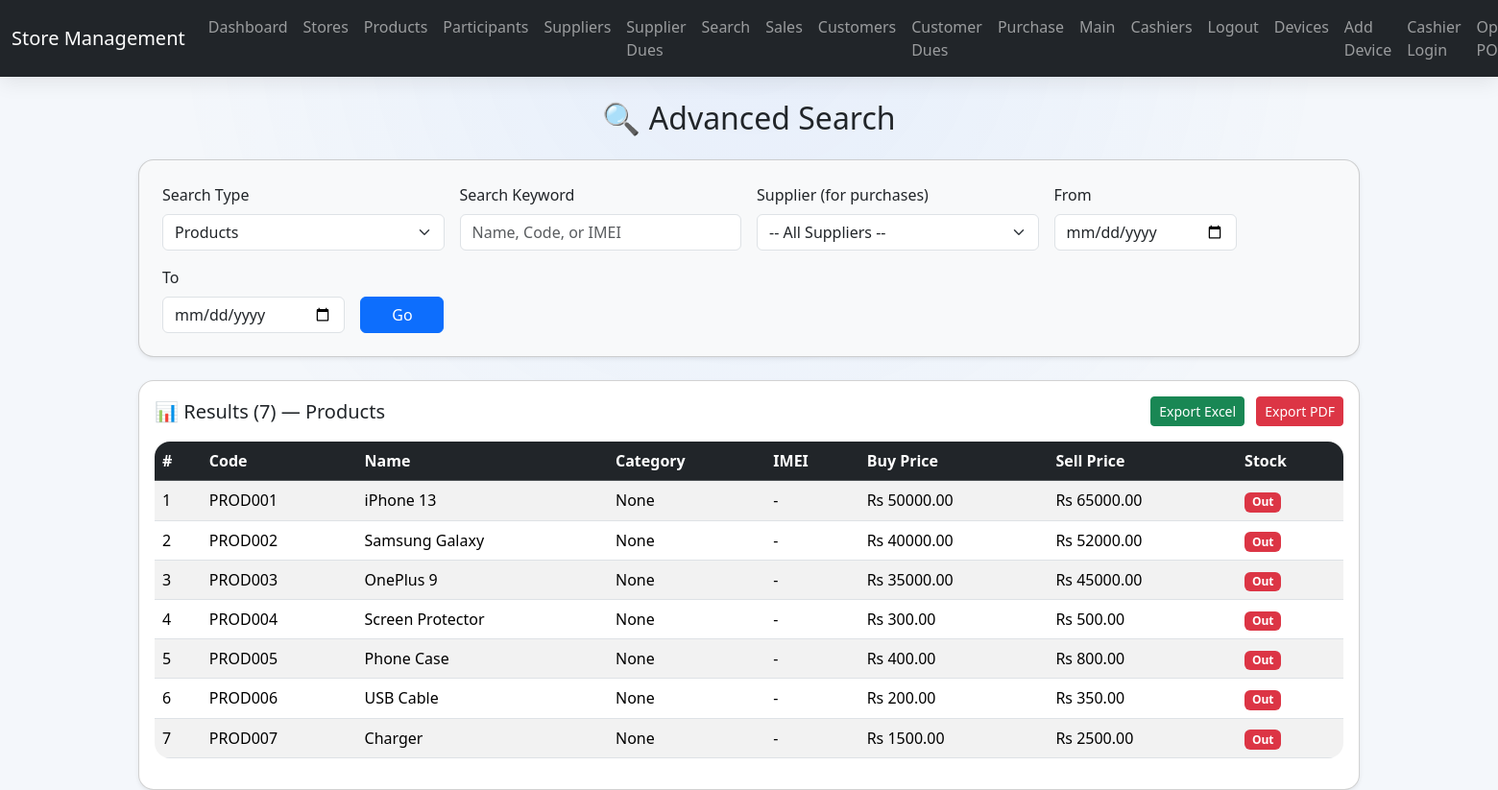
Screenshot of /search (signed in) with the database file from the repository.
### app.py (models this page shows, shortened)
class Product(db.Model):
    id = db.Column(db.Integer, primary_key=True)
    product_code = db.Column(db.String(50), unique=True, nullable=False)
    imei = db.Column(db.String(50), nullable=True)
    name = db.Column(db.String(100))
    category = db.Column(db.String(50))
    buy_price = db.Column(db.Float, default=0.0)
    sell_price = db.Column(db.Float, default=0.0)
    stock = db.Column(db.Integer, default=0)
    sold = db.Column(db.Integer, default=0)
    in_stock = db.Column(db.Boolean, default=True)
    store_id = db.Column(
        db.Integer,
        db.ForeignKey('store.id')
    )
    supplier_id = db.Column(
        db.Integer,
        db.ForeignKey('supplier.id'),
        nullable=True
    )
    supplier = db.relationship(
        'Supplier',
        backref=db.backref(
            'products',
            cascade="all, delete-orphan"
        )
    )
    sales = db.relationship(
    "Sale",
    back_populates="product",
    cascade="all, delete-orphan")
    purchases = db.relationship(
        'Purchase',
        backref='product',
        cascade="all, delete-orphan"
    )
    devices = db.relationship(
    'DeviceInventory',
    secondary='product_variant',
    primaryjoin='Product.id==ProductVariant.product_id',
    secondaryjoin='ProductVariant.id==DeviceInventory.variant_id',
    viewonly=True
)
    @property
    def calculated_stock(self):
        purchased = sum(
            p.quantity for p in self.purchases
        )
        sold = sum(
            s.quantity for s in self.sales
        )
        return purchased - sold

### app.py (the view, shortened to what this page needs)
@app.route('/search', methods=['GET', 'POST'])
@login_required
def search():
    store = Store.query.get(session['store_id'])
    suppliers = store.suppliers
    q = request.form.get('query', '').strip()
    supplier_id = request.form.get('supplier_id')
    start = request.form.get('start')
    end = request.form.get('end')
    search_type = request.form.get('type', 'products')
    start_date = end_date = None
    results = []
    if search_type == 'products':
        query = Product.query.filter_by(store_id=store.id)
        results = query.all()
    return render_template('search.html', results=results, suppliers=suppliers, search_type=search_type)

### app.py (called while the page is built)
def login_required(f):
    @wraps(f)
    def decorated_function(*args, **kwargs):
        store_id = session.get('store_id')
        if not store_id:
            flash("🔒 Please login first!")
            return redirect(url_for('login'))
        store = Store.query.get(store_id)
        if not store:
            session.clear()
            flash("❌ Store not found. Please login again.")
            return redirect(url_for('login'))
        return f(*args, **kwargs)
    return decorated_function

### templates/search.html (shortened to what this page needs)
{% extends 'base.html' %}
{% block content %}
<div class="container mt-4">
  <h2 class="mb-4 text-center">🔍 Advanced Search</h2>
  <form method="POST" class="card shadow-sm p-4 mb-4 bg-light">
    <div class="row g-3">
      <div class="col-md-3">
        <label class="form-label">Search Type</label>
        <select name="type" class="form-select">
          <option value="products" {% if search_type == 'products' %}selected{% endif %}>Products</option>
        </select>
      </div>
      <div class="col-md-3">
        <label class="form-label">Search Keyword</label>
        <input type="text" name="query" class="form-control" placeholder="Name, Code, or IMEI"
               value="{{ request.form.get('query', '') }}">
      </div>
      <div class="col-md-3">
        <label class="form-label">Supplier (for purchases)</label>
        <select name="supplier_id" class="form-select">
          <option value="">-- All Suppliers --</option>
        </select>
      </div>
      <div class="col-md-2">
        <label class="form-label">From</label>
        <input type="date" name="start" class="form-control" value="{{ request.form.get('start', '') }}">
      </div>
      <div class="col-md-2">
        <label class="form-label">To</label>
        <input type="date" name="end" class="form-control" value="{{ request.form.get('end', '') }}">
      </div>
      <div class="col-md-1 d-flex align-items-end">
        <button type="submit" class="btn btn-primary w-100">Go</button>
      </div>
    </div>
  </form>
  {% if results %}
  <div class="card shadow-sm p-3">
    <div class="d-flex justify-content-between align-items-center mb-3">
      <h5 class="m-0">📊 Results ({{ results|length }}) — {{ search_type|capitalize }}</h5>
      <div>
        <a href="{{ url_for('export_excel1', type=search_type) }}" class="btn btn-success btn-sm me-2">Export Excel</a>
        <a href="{{ url_for('export_pdf1', type=search_type) }}" class="btn btn-danger btn-sm">Export PDF</a>
      </div>
    </div>
    <div class="table-responsive">
      <table class="table table-striped table-hover align-middle">
        <thead class="table-dark">
          {% if search_type == 'products' %}
          <tr><th>#</th><th>Code</th><th>Name</th><th>Category</th><th>IMEI</th><th>Buy Price</th><th>Sell Price</th><th>Stock</th></tr>
          {% elif search_type == 'purchases' %}
          <tr><th>#</th><th>Product</th><th>Supplier</th><th>Quantity</th><th>Unit Price</th><th>Total</th><th>Date</th></tr>
          {% elif search_type == 'receipts' %}
          <tr><th>#</th><th>Customer</th><th>Product</th><th>Qty</th><th>Price</th><th>Date</th></tr>
          {% elif search_type == 'customers' %}
          <tr><th>#</th><th>Name</th><th>Contact</th><th>Total Receipts</th></tr>
          {% endif %}
        </thead>
        <tbody>
          {% for r in results %}
            {% if search_type == 'products' %}
            <tr>
              <td>{{ loop.index }}</td>
              <td>{{ r.product_code }}</td>
              <td>{{ r.name }}</td>
              <td>{{ r.category }}</td>
              <td>{{ r.imei or '-' }}</td>
              <td>Rs {{ "%.2f"|format(r.buy_price) }}</td>
              <td>Rs {{ "%.2f"|format(r.sell_price) }}</td>
              <td>
                {% if r.calculated_stock > 0 %}
                <span class="badge bg-success">{{ r.calculated_stock }}</span>
                {% else %}
                <span class="badge bg-danger">Out</span>
                {% endif %}
              </td>
            </tr>
            {% endif %}
          {% endfor %}
        </tbody>
      </table>
    </div>
  </div>
  {% elif request.method == 'POST' %}
    <div class="alert alert-warning text-center">⚠️ No results found for your search.</div>
  {% endif %}
</div>
{% endblock %}

### templates/base.html (style rules this page uses)
body { background: radial-gradient(ellipse at top, #0d6efd10, transparent 55%), #f4f7fb; }
.card { border-radius: 16px; }
.table { border-radius: 16px; overflow: hidden; }

### rows the page displays
Product: product_code "PROD001", name "iPhone 13", category "None", imei "-", buy_price "50000.00", sell_price "65000.00"
Product: product_code "PROD002", name "Samsung Galaxy", category "None", imei "-", buy_price "40000.00", sell_price "52000.00"
Product: product_code "PROD003", name "OnePlus 9", category "None", imei "-", buy_price "35000.00", sell_price "45000.00"
Product: product_code "PROD004", name "Screen Protector", category "None", imei "-", buy_price "300.00", sell_price "500.00"
Product: product_code "PROD005", name "Phone Case", category "None", imei "-", buy_price "400.00", sell_price "800.00"
Product: product_code "PROD006", name "USB Cable", category "None", imei "-", buy_price "200.00", sell_price "350.00"
Product: product_code "PROD007", name "Charger", category "None", imei "-", buy_price "1500.00", sell_price "2500.00"

### other values shown
{{ results|length }} "7"
{{ search_type|capitalize }} "Products"
